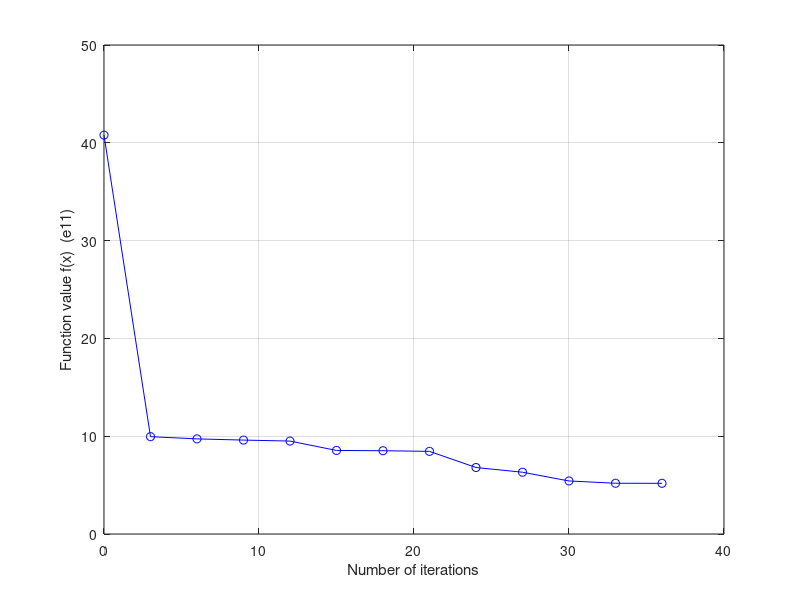

Here is the MATLAB script that generated this plot:
x=0:3:36;
%f(x)=[4.07861e+12  9.95133e+11  9.7267e+11  9.60258e+11 9.50337e+11 8.54412e+11 8.51537e+11 8.44897e+11  6.79785e+11 6.31597e+11 5.42485e+11  5.18853e+11  5.18281e+11];
a=[40.7861 9.95133  9.7267  9.60258 9.50337 8.54412 8.51537 8.44897  6.79785  6.31597  5.42485  5.18853  5.18281];
plot(x,a,'-bo')
grid on
xlabel('Number of iterations')
ylabel('Function value f(x)  (e11)')

% c=1:1:10;
% SNR=[17.035 13.6288  14.6618 12.9458 14.8639 12.3705 12.0877 11.6781  11.8846 11.9843];
% plot(c,SNR,'-bo')
% grid on
% xlabel('Triple rank')
% ylabel('R-SNR')
